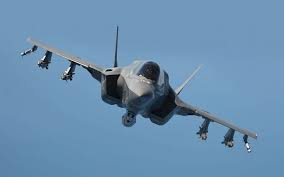
#> input picture topic5_NN/dataset/1/fighter/f35/10011.jpeg, 284 x 177 px; its folder holds only this picture in this run
$ jupyter execute --allow-errors basics_NN.ipynb
#> lines starting #> are read from the running program, lines starting #| are printed output that depends on the picture; long printed decimals are rounded
# Topic 5 Neural Networks

Implementación desde cero (solo `numpy`) de una red neuronal: neurona simple, clasificación binaria, capas ocultas, y finalmente **multiclase** y **regresión**.

[cell 1]
import numpy as np
from PIL import Image
import os
import matplotlib.pyplot as plt   # ← cambio: importo matplotlib aquí arriba (antes estaba a mitad del notebook)

[cell 2]
# Funciones de activación
def sigmoid(x):
    return 1 / (1 + np.exp(-np.clip(x, -500, 500)))   # ← cambio: clip evita overflow si las pre-activaciones crecen

# [4 lines left out: function softmax, not called in this run]

### Step 1
Programar una capa de entrada, una capa oculta con una neurona y una capa de salida.

[cell 3]
# Datos y parámetros
x = np.random.random(10)           # ← cambio: renombro 'input' -> 'x' ('input' es función built-in de Python)

weights = np.random.random(10)     # pesos
bias = np.random.random()          # sesgo

[cell 4]
# Salida de la neurona
output = sigmoid(np.dot(x, weights) + bias)   # ← cambio: usa 'x'
print("Initial output:", output)

# Un paso de descenso por gradiente (simplificado)
learning_rate = 0.01
target = 0.5                        # salida deseada
error = output - target
weights -= learning_rate * error * x          # ← cambio: usa 'x'
bias -= learning_rate * error

output = sigmoid(np.dot(x, weights) + bias)
print("Output after training:", output)

### Step 2
Probar la efectividad de la NN con imágenes sencillas (clasificación binaria: `f35` vs `su57`).

[cell 5]
# Cargar las imágenes
img_path = 'dataset/1/fighter'      # carpeta base del dataset

classes = {'f35': 0, 'su57': 1}     # clases del dataset
images = []
labels = []

for class_idx in classes:
    for img_file in os.listdir(os.path.join(img_path, class_idx)):
        if img_file.lower().endswith(('.jpeg', '.jpg', '.png')):   # ← cambio: '.png' faltaba el punto
            img_file = os.path.join(img_path, class_idx, img_file)
            img = Image.open(img_file).convert('RGB').resize((32, 32))  # ← cambio: encadeno en una línea (más limpio)
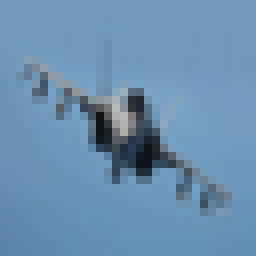
#> img: PIL image 32x32 RGB (shown 8 times larger); mean R, G, B 106.3, 143.1, 175.7
            images.append(np.array(img) / 255.0)                        # normalizo a [0, 1]
            labels.append(classes[class_idx])
#> pass 2 of the loop `for class_idx in classes:`:
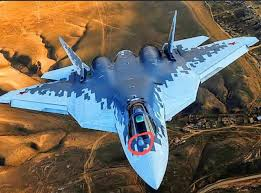
#> input picture topic5_NN/dataset/1/fighter/su57/10017.jpg, 261 x 193 px
#> `img = Image.open(img_file).convert('RGB').resize((32, 32))`:
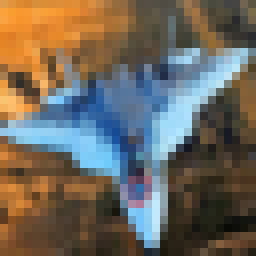
#> img: PIL image 32x32 RGB (shown 8 times larger); mean R, G, B 111, 103.1, 91.8

print(np.array(images).shape)       # ← cambio: ahora es (num_images, 32, 32, 3) por el resize a 32x32
#| (2, 32, 32, 3)
print(np.array(labels).shape)

[cell 6]
# Separar train / test de forma aleatoria
shuffled = np.random.permutation(len(images))     # ← cambio: nombre más corto
#> shuffled = [1, 0]
images = np.array(images)[shuffled]
labels = np.array(labels)[shuffled]
#> labels = [1, 0]

split = int(0.8 * len(images))                    # ← cambio: calculo el corte una sola vez
#> split = 1
train_images, test_images = images[:split], images[split:]
train_labels, test_labels = labels[:split], labels[split:]
#> train_labels = [1]; test_labels = [0]

[cell 7]
# Una neurona aplicada a UNA imagen (demostración)
def simple_nn(image):
    input_vector = image.flatten()                # aplanar la imagen a un vector
#> input_vector = 3072 values, max 0.784 at index 1076, min 0.0431 at index 1971, mean 0.556
    weights = np.random.random(input_vector.shape[0])
    bias = np.random.random()

    learning_rate = 0.01
    target = test_labels[0]
#> target = 0
    output = sigmoid(np.dot(input_vector, weights) + bias)
#> output = 1
    error = output - target
#> error = 1
    weights -= learning_rate * error * input_vector
#> weights = 3072 values, max 0.998 at index 1395, min -0.00755 at index 1172, mean 0.499
    bias -= learning_rate * error
#> bias = 0.588

    return sigmoid(np.dot(input_vector, weights) + bias)

sample_image = test_images[0]
print("NN output for the sample image:", simple_nn(sample_image))
#| NN output for the sample image: 1.0
print("True label for the sample image:", test_labels[0])
#| True label for the sample image: 0

[cell 8]
# Entrenar la neurona con todo el set (descenso por gradiente)
def train_nn(train_images, train_labels):
    input_size = train_images[0].flatten().shape[0]
#> input_size = 3072
    weights = np.random.random(input_size)
    bias = np.random.random()

    loss_history = []
    learning_rate = 0.01
    for epoch in range(50):
        epoch_loss = 0.0                          # ← cambio: acumulo la pérdida de la época
        for img, label in zip(train_images, train_labels):
            input_vector = img.flatten()
            output = sigmoid(np.dot(input_vector, weights) + bias)
            error = output - label
            weights -= learning_rate * error * input_vector
            bias -= learning_rate * error
            eps = 1e-8                                                          # ← cambio: evito log(0)
            epoch_loss += -(label*np.log(output+eps) + (1-label)*np.log(1-output+eps))
        loss_history.append(epoch_loss / len(train_images))   # ← cambio: 1 punto por época => curva limpia
#> after the loop, bias = 0.533; loss_history = 50 values from -1e-08 to -1e-08

    return weights, bias, loss_history

weights, bias, loss_history = train_nn(train_images, train_labels)
#> weights = 3072 values, max 1 at index 1587, min 0.000813 at index 881, mean 0.511; bias = 0.533; loss_history = 50 values from -1e-08 to -1e-08

[cell 9]
# Probar la neurona en el set de test
def test_nn(test_images, test_labels, weights, bias):
#> called with test_images = array of shape (1, 32, 32, 3), test_labels = array of shape (1,), weights = array of shape (3072,), bias = 0.533
    correct = 0
    for img, label in zip(test_images, test_labels):
        output = sigmoid(np.dot(img.flatten(), weights) + bias)
        predicted_label = 1 if output >= 0.5 else 0   # umbral en 0.5
        correct += (predicted_label == label)
#> this loop made 1 pass
#> (label, output, predicted_label, correct) on pass 1: (0, 1, 1, 0)
#> after the loop, correct = 0
    return correct / len(test_labels)

print("Test accuracy:", test_nn(test_images, test_labels, weights, bias))
#| Test accuracy: 0.0

[cell 10]
# Revisar overfitting comparando train vs test
def check_overfitting(train_images, train_labels, test_images, test_labels, weights, bias):
#> called with train_images = array of shape (1, 32, 32, 3), train_labels = array of shape (1,), test_images = array of shape (1, 32, 32, 3), test_labels = array of shape (1,), weights = array of shape (3072,), bias = 0.533
    train_accuracy = test_nn(train_images, train_labels, weights, bias)
#> the loop in test_nn (call 2), `for img, label in zip(test_images, test_labels):` made 1 pass
#> (label, output, predicted_label, correct) on pass 1: (1, 1, 1, 1)
#> train_accuracy = 1
    test_accuracy = test_nn(test_images, test_labels, weights, bias)
#> test_accuracy = 0
    print("Train accuracy:", train_accuracy)
#| Train accuracy: 1.0
    print("Test accuracy:", test_accuracy)
#| Test accuracy: 0.0
    if train_accuracy > 0.9 and test_accuracy < 0.7:
        print("The model is likely overfitting.")
    else:
        print("The model is not overfitting.")

check_overfitting(train_images, train_labels, test_images, test_labels, weights, bias)

[cell 11]
# Graficar la pérdida
def plot_loss(loss_history, title='Loss over epochs'):   # ← cambio: título parametrizable (lo reutilizo después)
#> called with title = 'Single-neuron loss'
    plt.plot(loss_history)
    plt.title(title)
    plt.xlabel('Epoch')                                   # ← cambio: ahora el eje x SÍ es época
    plt.ylabel('Loss')
    plt.show()
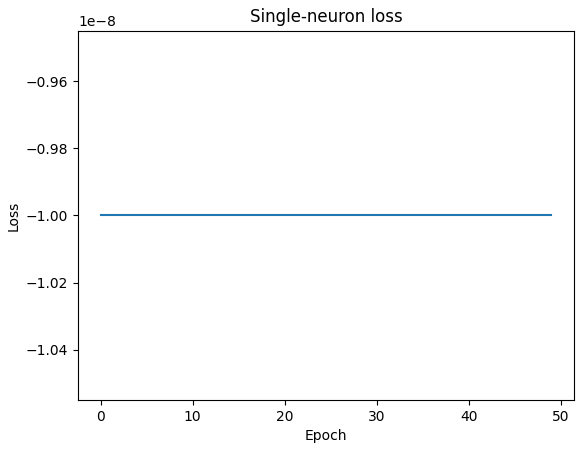
#> figure drawn by matplotlib, 1 panel

plot_loss(loss_history, 'Single-neuron loss')

[cell 12]
# Mostrar imágenes de test con etiqueta real vs predicha
def display_random_images(test_images, test_labels, weights, bias, n=5):
#> called with test_images = array of shape (1, 32, 32, 3), test_labels = array of shape (1,), weights = array of shape (3072,), bias = 0.533, n = 5
    for idx in np.random.choice(len(test_images), n, replace=False):
        img, label = test_images[idx], test_labels[idx]
        output = sigmoid(np.dot(img.flatten(), weights) + bias)
        predicted_label = 1 if output >= 0.5 else 0
        predicted_class = 'f35' if predicted_label == 0 else 'su57'
        label_class = 'f35' if label == 0 else 'su57'
        plt.imshow(img); plt.axis('off')
        plt.title(f"True: {label_class}, Predicted: {predicted_class}")
        plt.show()
#> this loop made 0 passes

#> (the rest of this cell did not finish here and is left out)

### Step 3
Aumentar el número de neuronas y de capas ocultas. Ver si mejora la predicción.

[cell 13]
def train_nn_with_hidden_layers(train_images, train_labels):
    input_size = train_images[0].flatten().shape[0]   # 32*32*3 = 3072
#> input_size = 3072
    print(f"Input size: {input_size}")
#| Input size: 3072

    # Arquitectura: 3 capas ocultas que van comprimiendo la información
    hidden_layer1_size, hidden_layer2_size, hidden_layer3_size, output_size = 256, 128, 64, 1

    # He initialization (sqrt(2/n))  ← cambio: corrijo el nombre, antes decía "Xavier" pero esto es He init
    weights_input_hidden1 = np.random.randn(input_size, hidden_layer1_size) * np.sqrt(2.0/input_size)
    bias_hidden1 = np.zeros(hidden_layer1_size)
    weights_hidden1_hidden2 = np.random.randn(hidden_layer1_size, hidden_layer2_size) * np.sqrt(2.0/hidden_layer1_size)
    bias_hidden2 = np.zeros(hidden_layer2_size)
    weights_hidden2_hidden3 = np.random.randn(hidden_layer2_size, hidden_layer3_size) * np.sqrt(2.0/hidden_layer2_size)
    bias_hidden3 = np.zeros(hidden_layer3_size)
    weights_hidden3_output = np.random.randn(hidden_layer3_size, output_size) * np.sqrt(2.0/hidden_layer3_size)
    bias_output = np.zeros(output_size)

    loss_history, accuracy_history = [], []
    learning_rate = 0.2

    for epoch in range(30):
        epoch_loss, correct = 0.0, 0
        for idx in np.random.permutation(len(train_images)):   # barajar cada época
            input_vector = train_images[idx].flatten()
            label = train_labels[idx]

            # Forward
            h1 = sigmoid(np.dot(input_vector, weights_input_hidden1) + bias_hidden1)
            h2 = sigmoid(np.dot(h1, weights_hidden1_hidden2) + bias_hidden2)
            h3 = sigmoid(np.dot(h2, weights_hidden2_hidden3) + bias_hidden3)
            output = sigmoid(np.dot(h3, weights_hidden3_output) + bias_output)

            eps = 1e-8
            epoch_loss += -(label*np.log(output+eps) + (1-label)*np.log(1-output+eps)).item()
            correct += (1 if output > 0.5 else 0) == label

            # Backward (regla de la cadena con derivada de sigmoide = s*(1-s))
            d_output = (output - label) * output * (1-output)
            d_h3 = d_output.dot(weights_hidden3_output.T) * h3 * (1-h3)
            d_h2 = d_h3.dot(weights_hidden2_hidden3.T) * h2 * (1-h2)
            d_h1 = d_h2.dot(weights_hidden1_hidden2.T) * h1 * (1-h1)

            # Update
            weights_hidden3_output -= learning_rate * np.outer(h3, d_output); bias_output -= learning_rate * d_output.flatten()
            weights_hidden2_hidden3 -= learning_rate * np.outer(h2, d_h3);    bias_hidden3 -= learning_rate * d_h3.flatten()
            weights_hidden1_hidden2 -= learning_rate * np.outer(h1, d_h2);    bias_hidden2 -= learning_rate * d_h2.flatten()
            weights_input_hidden1 -= learning_rate * np.outer(input_vector, d_h1); bias_hidden1 -= learning_rate * d_h1.flatten()

        loss_history.append(epoch_loss / len(train_images))
        accuracy_history.append(correct / len(train_images))
        if epoch % 5 == 0:
            print(f"Epoch {epoch+1:2d}, Loss: {loss_history[-1]:.4f}, Accuracy: {accuracy_history[-1]:.2%}")
#> this loop made 30 passes
#| Epoch  1, Loss: 0.8834, Accuracy: 0.00%
#| Epoch  6, Loss: 0.1989, Accuracy: 100.00%
#| Epoch 11, Loss: 0.1282, Accuracy: 100.00%
#| Epoch 16, Loss: 0.1002, Accuracy: 100.00%
#| Epoch 21, Loss: 0.0845, Accuracy: 100.00%
#| Epoch 26, Loss: 0.0742, Accuracy: 100.00%
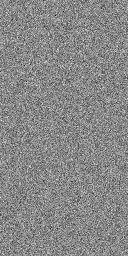
#> weights_hidden1_hidden2: shape (256, 128) float64; min -0.462, max 0.404, mean 0.000393; drawn with min black and max white
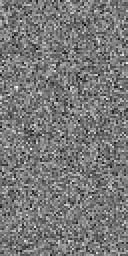
#> weights_hidden2_hidden3: shape (128, 64) float64 (shown 2 times larger); min -0.446, max 0.494, mean 0.00109; drawn with min black and max white
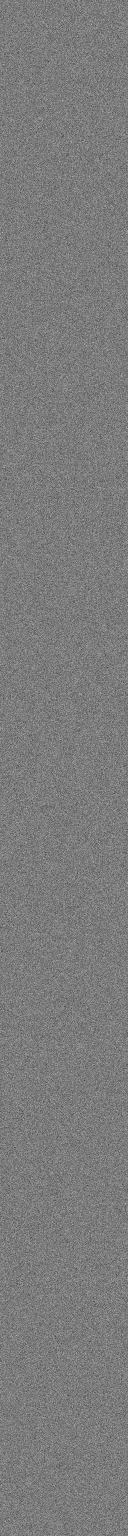
#> weights_input_hidden1: shape (3072, 256) float64 (shown at 1/2 size); min -0.122, max 0.129, mean 1.65e-06; drawn with min black and max white
#> after the loop, accuracy_history = 30 values from 0 to 1; bias_hidden1 = 256 values, max 0.000612 at index 198, min -0.000732 at index 188, mean 3.25e-06; bias_hidden2 = 128 values, max 0.0031 at index 89, min -0.00408 at index 37, mean 0.000108; bias_hidden3 = 64 values, max 0.0122 at index 3, min -0.00837 at index 48, mean 0.000489; bias_output = [0.125]; loss_history = 30 values, max 0.883 at index 0, min 0.0681 at index 29, mean 0.164; weights_hidden3_output = 64 values, max 0.592 at index 3, min -0.237 at index 48, mean 0.054

    return (weights_input_hidden1, bias_hidden1, weights_hidden1_hidden2, bias_hidden2,
            weights_hidden2_hidden3, bias_hidden3, weights_hidden3_output, bias_output,
            loss_history, accuracy_history)

(weights_input_hidden1, bias_hidden1, weights_hidden1_hidden2, bias_hidden2,
 weights_hidden2_hidden3, bias_hidden3, weights_hidden3_output, bias_output,
 loss_history, accuracy_history) = train_nn_with_hidden_layers(train_images, train_labels)
#> bias_output = [0.125]; accuracy_history = 30 values from 0 to 1

[cell 14]
# Probar la red profunda (train y test, para comparar overfitting)
def test_nn_with_hidden_layers(test_images, test_labels, w1, b1, w2, b2, w3, b3, w4, b4):
    correct = 0
    for img, label in zip(test_images, test_labels):
        h1 = sigmoid(np.dot(img.flatten(), w1) + b1)
        h2 = sigmoid(np.dot(h1, w2) + b2)
        h3 = sigmoid(np.dot(h2, w3) + b3)
        output = sigmoid(np.dot(h3, w4) + b4)
        correct += (1 if output >= 0.5 else 0) == label
#> this loop made 1 pass
#> (label, output, correct) on pass 1: (0, [0.936], 0)
#> after the loop, correct = 0
    return correct / len(test_labels)

args = (weights_input_hidden1, bias_hidden1, weights_hidden1_hidden2, bias_hidden2,
        weights_hidden2_hidden3, bias_hidden3, weights_hidden3_output, bias_output)
print("Test accuracy with hidden layers: ", test_nn_with_hidden_layers(test_images, test_labels, *args))
#| Test accuracy with hidden layers:  0.0
print("Train accuracy with hidden layers:", test_nn_with_hidden_layers(train_images, train_labels, *args))
#> the loop in test_nn_with_hidden_layers (call 2), `for img, label in zip(test_images, test_labels):` made 1 pass
#> (label, output, correct) on pass 1: (1, [0.935], 1)
#| Train accuracy with hidden layers: 1.0

[cell 15]
plot_loss(loss_history, 'Deep network loss')
#> call 2 of plot_loss, with title = 'Deep network loss'
#> in plot_loss (call 2), `plt.show()`:
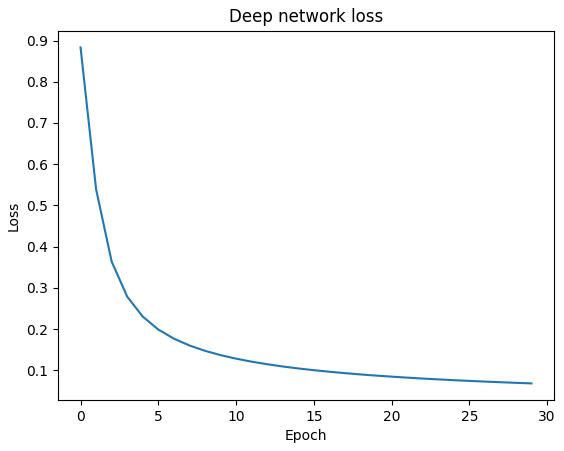
#> figure drawn by matplotlib, 1 panel; curve peaks at x = 0, y = 0.883

[cell 16]
# Mostrar predicciones de la red profunda
def display_random_images_with_hidden_layers(test_images, test_labels, w1, b1, w2, b2, w3, b3, w4, b4, n=10):
#> called with test_images = array of shape (1, 32, 32, 3), test_labels = array of shape (1,), b1 = array of shape (256,), b2 = array of shape (128,), b3 = array of shape (64,), w4 = array of shape (64, 1), b4 = array of shape (1,), n = 10
    for idx in np.random.choice(len(test_images), n, replace=False):
        img, label = test_images[idx], test_labels[idx]
        h1 = sigmoid(np.dot(img.flatten(), w1) + b1)
        h2 = sigmoid(np.dot(h1, w2) + b2)
        h3 = sigmoid(np.dot(h2, w3) + b3)
        output = sigmoid(np.dot(h3, w4) + b4)
        predicted_label = 1 if output >= 0.5 else 0
        predicted_class = 'f35' if predicted_label == 0 else 'su57'
        label_class = 'f35' if label == 0 else 'su57'
        plt.imshow(img); plt.axis('off')
        plt.title(f"True: {label_class}, Predicted: {predicted_class}")
        plt.show()

#> (the rest of this cell did not finish here and is left out)

### Step 4
Adaptar el código para **clasificación multiclase** y para **regresión** (sin sklearn ni otras librerías de ML).

Dos cambios clave respecto al caso binario:
- **Multiclase:** la salida usa `softmax` (N neuronas, una por clase) y la pérdida es *cross-entropy* multiclase. El gradiente en la salida se simplifica a `softmax - one_hot`.
- **Regresión:** la salida es **lineal** (sin activación) y la pérdida es el error cuadrático medio (MSE), con gradiente `2*(pred - y)`.

#### 4.1 Clasificación multiclase (dataset AeroScan)

El dataset trae carpetas `train/` y `test/`. Dentro, cada imagen `.jpg` viene con un `.txt` del mismo nombre (formato YOLO de detección). Cada línea del `.txt` es `class_id  cx  cy  w  h`: el **primer número es la clase** (índice 0–87 en `CLASS_NAMES`) y el resto son coordenadas de la caja.

Como aquí solo queremos **clasificar la imagen completa**, ignoramos las cajas y tomamos como etiqueta la **clase mayoritaria** del `.txt`. Las imágenes "de fondo" (sin avión) tienen `.txt` vacío y se descartan solas.

Como hay 87 clases, para la red **desde cero** elegimos un subconjunto de aviones distintos y un tope por clase, para que el entrenamiento sea manejable.

[cell 17]
import kagglehub

# Descarga (y cachea) el dataset una sola vez; devuelve la ruta local
#> (the rest of this cell did not finish here and is left out)

[cell 18]
# Red de 1 capa oculta + salida softmax (N clases)
def one_hot(y, k):
    oh = np.zeros((len(y), k)); oh[np.arange(len(y)), y] = 1; return oh

def relu(z):
    return np.maximum(0, z)            # ReLU: no se satura como la sigmoide => aprende más rápido

# [24 lines left out: function train_multiclass, not called in this run]

#> (the rest of this cell did not finish here and is left out)

[cell 19]
def predict_multiclass(img, W1, b1, W2, b2):
    h = relu((img.flatten() - 0.5).dot(W1) + b1)   # mismo preprocesado que en el entrenamiento
    return np.argmax(softmax(h.dot(W2) + b2))

def test_multiclass(X, y, W1, b1, W2, b2):
    preds = np.array([predict_multiclass(im, W1, b1, W2, b2) for im in X])
    return np.mean(preds == y)

#> (the rest of this cell did not finish here and is left out)

[cell 20]
# Mostrar predicciones multiclase con su nombre de clase
# [6 lines left out: function display_multiclass, not called in this run]

#> (the rest of this cell did not finish here and is left out)

#### 4.2 Regresión

Usamos un dataset **sintético** generado con `numpy` (no son imágenes): predecir `y = sin(x1) + 0.5·x2²` a partir de dos variables.
La única diferencia con la red anterior es la **capa de salida lineal** y la **pérdida MSE**.

[cell 21]
# Dataset sintético (solo numpy, sin descargas)
np.random.seed(42)
N = 500
X_reg = np.random.uniform(-3, 3, size=(N, 2))                          # 2 variables de entrada
y_reg = (np.sin(X_reg[:, 0]) + 0.5*X_reg[:, 1]**2 + 0.1*np.random.randn(N)).reshape(-1, 1)

# Estandarizar entradas y salida (centrar y escalar) => la red converge mucho mejor
X_reg = (X_reg - X_reg.mean(0)) / X_reg.std(0)
y_mean, y_std = y_reg.mean(), y_reg.std()
y_reg = (y_reg - y_mean) / y_std

split = int(0.8 * N)
Xr_train, Xr_test = X_reg[:split], X_reg[split:]
yr_train, yr_test = y_reg[:split], y_reg[split:]

[cell 22]
# Red para regresión: capa oculta tanh + salida LINEAL + pérdida MSE
def train_regression(X, y, hidden_size=32, epochs=200, lr=0.01):
#> called with X = array of shape (400, 2), y = array of shape (400, 1), hidden_size = 32, epochs = 200, lr = 0.01
    D = X.shape[1]
    W1 = np.random.randn(D, hidden_size) * np.sqrt(2.0/D); b1 = np.zeros(hidden_size)
    W2 = np.random.randn(hidden_size, 1) * np.sqrt(2.0/hidden_size); b2 = np.zeros(1)

    loss_history = []
    for epoch in range(epochs):
        epoch_loss = 0.0
        for i in np.random.permutation(len(X)):
            x, t = X[i], y[i]
            h = np.tanh(x.dot(W1) + b1)        # tanh (mejor que sigmoide para regresión: centrada en 0)
            out = h.dot(W2) + b2               # salida LINEAL (sin activación) <- clave en regresión
            epoch_loss += np.sum((out - t)**2)  # MSE

            d_out = 2 * (out - t)              # gradiente del MSE
            d_h = d_out.dot(W2.T) * (1 - h**2)  # derivada de tanh = 1 - tanh^2
            W2 -= lr * np.outer(h, d_out); b2 -= lr * d_out
            W1 -= lr * np.outer(x, d_h);   b1 -= lr * d_h
        loss_history.append(epoch_loss / len(X))
        if epoch % 50 == 0:
            print(f"Epoch {epoch+1:3d}, MSE: {loss_history[-1]:.4f}")
#> after the loop, W2 = 32 values, max 1.18 at index 0, min -1.84 at index 19, mean -0.236; b1 = 32 values, max 2.15 at index 19, min -1.56 at index 0, mean 0.0587; b2 = [2.18]; loss_history = 200 values, max 0.854 at index 0, min 0.00631 at index 196, mean 0.0164
    return W1, b1, W2, b2, loss_history

rW1, rb1, rW2, rb2, reg_loss = train_regression(Xr_train, yr_train)
#> rb1 has the same summary as b1 in train_regression; rW2 has the same summary as W2 in train_regression; rb2 = [2.18]; reg_loss has the same summary as loss_history in train_regression

[cell 23]
# Evaluar regresión y graficar
def predict_regression(X, W1, b1, W2, b2):
    return (np.tanh(X.dot(W1) + b1).dot(W2) + b2)

pred_test = predict_regression(Xr_test, rW1, rb1, rW2, rb2)
#> pred_test = 100 values, max 2.66 at index 10, min -1.57 at index 63, mean -0.021
test_mse = np.mean((pred_test - yr_test)**2)
#> test_mse = 0.0071
print("Test MSE:", test_mse)
#| Test MSE: 0.0071

plot_loss(reg_loss, 'Regression loss (MSE)')
#> call 3 of plot_loss, with title = 'Regression loss (MSE)'
#> in plot_loss (call 3), `plt.show()`:
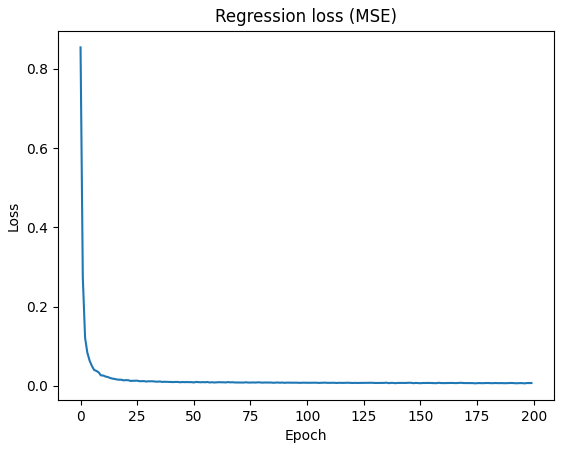
#> figure drawn by matplotlib, 1 panel; curve peaks at x = 0, y = 0.854

# Predicho vs real: idealmente los puntos caen sobre la diagonal
plt.scatter(yr_test, pred_test, alpha=0.5)
plt.plot([yr_test.min(), yr_test.max()], [yr_test.min(), yr_test.max()], 'r--')
plt.xlabel('Real'); plt.ylabel('Predicho'); plt.title('Regresión: predicho vs real')
plt.show()
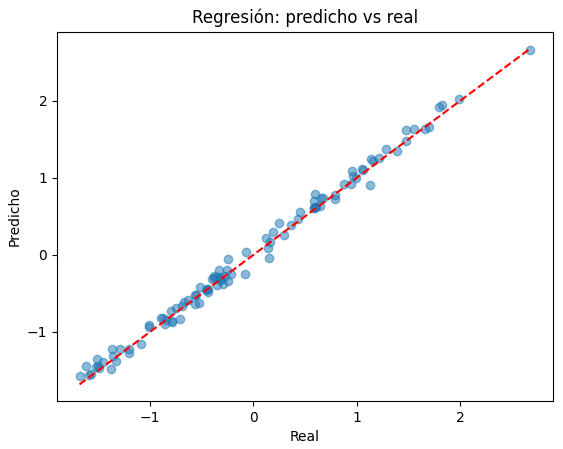
#> figure drawn by matplotlib, 1 panel
